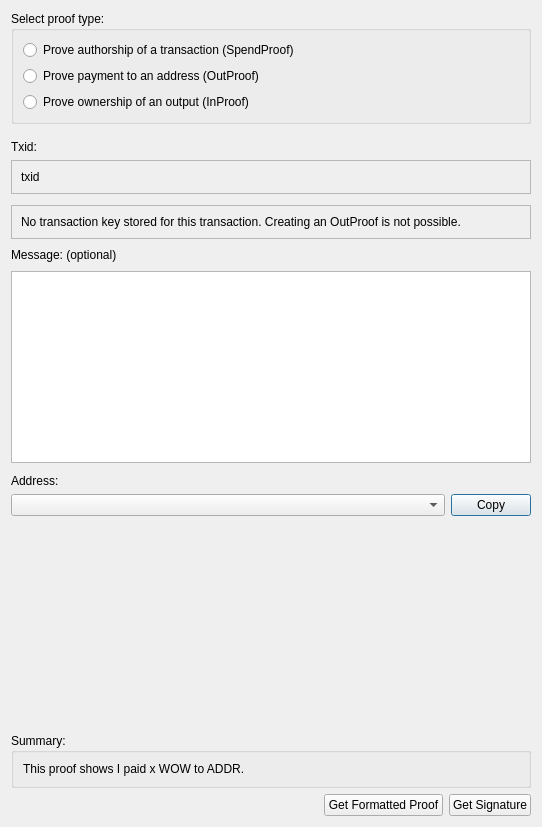
<?xml version="1.0" encoding="UTF-8"?>
<ui version="4.0">
 <class>TxProofDialog</class>
 <widget class="QDialog" name="TxProofDialog">
  <property name="geometry">
   <rect>
    <x>0</x>
    <y>0</y>
    <width>542</width>
    <height>827</height>
   </rect>
  </property>
  <property name="windowTitle">
   <string>Create Tx Proof</string>
  </property>
  <layout class="QVBoxLayout" name="verticalLayout">
   <item>
    <widget class="QGroupBox" name="group_proofType">
     <property name="title">
      <string>Select proof type:</string>
     </property>
     <layout class="QVBoxLayout" name="verticalLayout_6">
      <item>
       <widget class="QRadioButton" name="radio_SpendProof">
        <property name="text">
         <string>Prove authorship of a transaction (SpendProof)</string>
        </property>
       </widget>
      </item>
      <item>
       <widget class="QRadioButton" name="radio_OutProof">
        <property name="text">
         <string>Prove payment to an address (OutProof)</string>
        </property>
       </widget>
      </item>
      <item>
       <widget class="QRadioButton" name="radio_InProof">
        <property name="text">
         <string>Prove ownership of an output (InProof)</string>
        </property>
       </widget>
      </item>
     </layout>
    </widget>
   </item>
   <item>
    <spacer name="verticalSpacer">
     <property name="orientation">
      <enum>Qt::Vertical</enum>
     </property>
     <property name="sizeType">
      <enum>QSizePolicy::Fixed</enum>
     </property>
     <property name="sizeHint" stdset="0">
      <size>
       <width>20</width>
       <height>10</height>
      </size>
     </property>
    </spacer>
   </item>
   <item>
    <widget class="QLabel" name="label_2">
     <property name="text">
      <string>Txid:</string>
     </property>
    </widget>
   </item>
   <item>
    <widget class="QFrame" name="frame">
     <property name="frameShape">
      <enum>QFrame::StyledPanel</enum>
     </property>
     <property name="frameShadow">
      <enum>QFrame::Raised</enum>
     </property>
     <layout class="QVBoxLayout" name="verticalLayout_7">
      <item>
       <widget class="QLabel" name="label_txid">
        <property name="text">
         <string>txid</string>
        </property>
        <property name="textInteractionFlags">
         <set>Qt::LinksAccessibleByMouse|Qt::TextSelectableByMouse</set>
        </property>
       </widget>
      </item>
     </layout>
    </widget>
   </item>
   <item>
    <spacer name="verticalSpacer_3">
     <property name="orientation">
      <enum>Qt::Vertical</enum>
     </property>
     <property name="sizeType">
      <enum>QSizePolicy::Fixed</enum>
     </property>
     <property name="sizeHint" stdset="0">
      <size>
       <width>10</width>
       <height>5</height>
      </size>
     </property>
    </spacer>
   </item>
   <item>
    <widget class="QFrame" name="frame_txKeyWarning">
     <property name="frameShape">
      <enum>QFrame::StyledPanel</enum>
     </property>
     <property name="frameShadow">
      <enum>QFrame::Raised</enum>
     </property>
     <layout class="QVBoxLayout" name="verticalLayout_4">
      <item>
       <widget class="QLabel" name="label_txKeyWarning">
        <property name="text">
         <string>No transaction key stored for this transaction. Creating an OutProof is not possible.</string>
        </property>
        <property name="wordWrap">
         <bool>true</bool>
        </property>
        <property name="textInteractionFlags">
         <set>Qt::LinksAccessibleByMouse|Qt::TextSelectableByMouse</set>
        </property>
       </widget>
      </item>
     </layout>
    </widget>
   </item>
   <item>
    <widget class="QFrame" name="frame_message">
     <property name="frameShape">
      <enum>QFrame::NoFrame</enum>
     </property>
     <property name="frameShadow">
      <enum>QFrame::Raised</enum>
     </property>
     <layout class="QVBoxLayout" name="verticalLayout_3">
      <property name="leftMargin">
       <number>0</number>
      </property>
      <property name="topMargin">
       <number>0</number>
      </property>
      <property name="rightMargin">
       <number>0</number>
      </property>
      <property name="bottomMargin">
       <number>0</number>
      </property>
      <item>
       <layout class="QHBoxLayout" name="horizontalLayout_2">
        <item>
         <widget class="QLabel" name="label">
          <property name="text">
           <string>Message: (optional)</string>
          </property>
         </widget>
        </item>
        <item>
         <spacer name="horizontalSpacer_2">
          <property name="orientation">
           <enum>Qt::Horizontal</enum>
          </property>
          <property name="sizeHint" stdset="0">
           <size>
            <width>40</width>
            <height>20</height>
           </size>
          </property>
         </spacer>
        </item>
       </layout>
      </item>
      <item>
       <widget class="QPlainTextEdit" name="message"/>
      </item>
     </layout>
    </widget>
   </item>
   <item>
    <widget class="QFrame" name="frame_address">
     <property name="frameShape">
      <enum>QFrame::NoFrame</enum>
     </property>
     <property name="frameShadow">
      <enum>QFrame::Raised</enum>
     </property>
     <layout class="QVBoxLayout" name="verticalLayout_5">
      <property name="leftMargin">
       <number>0</number>
      </property>
      <property name="topMargin">
       <number>0</number>
      </property>
      <property name="rightMargin">
       <number>0</number>
      </property>
      <property name="bottomMargin">
       <number>0</number>
      </property>
      <item>
       <spacer name="verticalSpacer_4">
        <property name="orientation">
         <enum>Qt::Vertical</enum>
        </property>
        <property name="sizeType">
         <enum>QSizePolicy::Fixed</enum>
        </property>
        <property name="sizeHint" stdset="0">
         <size>
          <width>20</width>
          <height>5</height>
         </size>
        </property>
       </spacer>
      </item>
      <item>
       <widget class="QLabel" name="label_3">
        <property name="text">
         <string>Address:</string>
        </property>
       </widget>
      </item>
      <item>
       <layout class="QHBoxLayout" name="horizontalLayout_3">
        <item>
         <widget class="QComboBox" name="combo_address">
          <property name="sizePolicy">
           <sizepolicy hsizetype="Expanding" vsizetype="Fixed">
            <horstretch>0</horstretch>
            <verstretch>0</verstretch>
           </sizepolicy>
          </property>
         </widget>
        </item>
        <item>
         <widget class="QPushButton" name="btn_copyAddress">
          <property name="sizePolicy">
           <sizepolicy hsizetype="Preferred" vsizetype="Fixed">
            <horstretch>0</horstretch>
            <verstretch>0</verstretch>
           </sizepolicy>
          </property>
          <property name="text">
           <string>Copy</string>
          </property>
         </widget>
        </item>
       </layout>
      </item>
     </layout>
    </widget>
   </item>
   <item>
    <spacer name="verticalSpacer_2">
     <property name="orientation">
      <enum>Qt::Vertical</enum>
     </property>
     <property name="sizeType">
      <enum>QSizePolicy::MinimumExpanding</enum>
     </property>
     <property name="sizeHint" stdset="0">
      <size>
       <width>20</width>
       <height>10</height>
      </size>
     </property>
    </spacer>
   </item>
   <item>
    <widget class="QGroupBox" name="group_summary">
     <property name="title">
      <string>Summary:</string>
     </property>
     <layout class="QVBoxLayout" name="verticalLayout_2">
      <item>
       <widget class="QLabel" name="label_summary">
        <property name="text">
         <string>This proof shows I paid x WOW to ADDR.</string>
        </property>
       </widget>
      </item>
     </layout>
    </widget>
   </item>
   <item>
    <layout class="QHBoxLayout" name="horizontalLayout">
     <item>
      <spacer name="horizontalSpacer">
       <property name="orientation">
        <enum>Qt::Horizontal</enum>
       </property>
       <property name="sizeHint" stdset="0">
        <size>
         <width>40</width>
         <height>20</height>
        </size>
       </property>
      </spacer>
     </item>
     <item>
      <widget class="QPushButton" name="btn_getFormattedProof">
       <property name="text">
        <string>Get Formatted Proof</string>
       </property>
      </widget>
     </item>
     <item>
      <widget class="QPushButton" name="btn_getSignature">
       <property name="text">
        <string>Get Signature</string>
       </property>
      </widget>
     </item>
    </layout>
   </item>
  </layout>
 </widget>
 <resources/>
 <connections/>
</ui>
